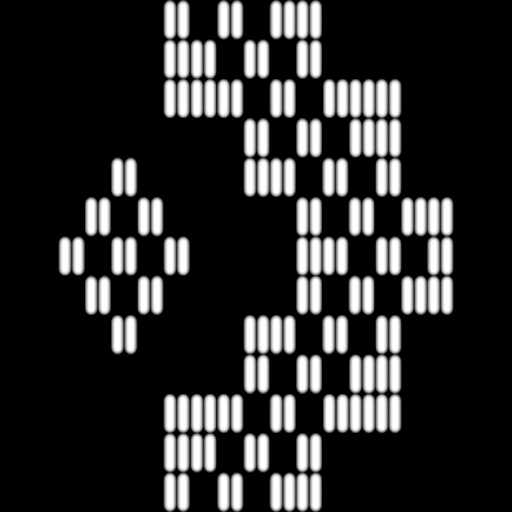
#> input picture resources/txpat_bantay_karaya_02.jpg, 1024 x 1024 px (shown at 1/2 size); its folder holds 4 pictures in this run
$ python TOC_pattern_algo.py
#> lines starting #> are read from the running program, lines starting #| are printed output that depends on the picture
import cv2
import numpy as np
import random
from PIL import Image
from os import listdir
from os.path import isfile, join

MY_PATH = "resources/"
FILE_LIST = [f for f in listdir(MY_PATH) if isfile(join(MY_PATH, f))]
IMG_SIZE = .1

def __main__():
    # CHOOSE FROM THESE
    # seq_patterns = [
    #     "abbbba",
    #     "ab",
    #     "abcbcbcba",
    #     "abababa",
    #     "abcbdeca",
    #     "abcbcbcbcbcba",
    #     "abcbcbca",
    #     "abcbcba",
    #     "abba",
    #     "abcbcba"
    # ]
    # CHOOSE PATTERN FROM LIST ABOVE
    for i in range(6):
        input_pattern = "abcbcba"
        chosen_shapes = choose_shapes(FILE_LIST, input_pattern)
        stacked_pattern = get_pattern_sequence(chosen_shapes, input_pattern)
        print(stacked_pattern)
        img = draw_stacked_patterns("FILIPINO TEXTILE PATTERN || Pattern of " + input_pattern, stacked_pattern)
        # TODO dir Image.open()
        img.save("{}_{}.jpeg".format(input_pattern, i))


def choose_shapes(sel_shape, pattern_type):
    # choosing the shapes to use
#> called with pattern_type = 'abcbcba'
    shape_num = len(set(pattern_type))
    shapes = []
    shape_chosen = random.sample(sel_shape, shape_num) # select random shapes
    for shape in shape_chosen:# read
        shapes.append(cv2.imread('resources/{}'.format(shape), 1))
    shapes = resize_shape(shapes)
    return shapes

def resize_shape(shapes):
    # resizing shapes
    for i in range(len(shapes)):
        shapes[i] = cv2.resize(shapes[i], (0,0), None, IMG_SIZE, IMG_SIZE)
    return shapes

def get_pattern_sequence(use_shape, sequence):
#> called with sequence = 'abcbcba'
    object_shape = []
    for i in use_shape:
        object_shape.append(i)
    pattern_sequence = []
    pattern_sequence = set_pattern_sequence(sequence, object_shape, pattern_sequence)

    return pattern_sequence

def set_pattern_sequence(seq, obj_shp, pat_seq):
#> called with seq = 'abcbcba'
    pattern_num = len(seq)
    for i in range(len(seq)):
        if seq == "abbbba":
            pat_seq = pattern_abbbba(pat_seq, obj_shp, i)
        elif seq == "ab":
            pat_seq = [obj_shp[0], obj_shp[1]]
        elif seq == "abcbcbcba":
            pat_seq = pattern_abcbcbcba(pat_seq, obj_shp, i)
        elif seq == "abababa":
            pat_seq = pattern_abababa(pat_seq, obj_shp, i)
        elif seq == "abcbdeca":
            pat_seq = pattern_abcbdeca(pat_seq, obj_shp, i)
        elif seq == "abcbcbcbcbcba":
            pat_seq = pattern_abcbcbcbcbcba(pat_seq, obj_shp, i)
        elif seq == "abcbcbca":
            pat_seq = pattern_abcbcbca(pat_seq, obj_shp, i)
        elif seq == "abcbcba":
            pat_seq = pattern_abcbcba(pat_seq, obj_shp, i)
        elif seq == "abba":
            pat_seq = pattern_abba(pat_seq, obj_shp, i)

    return  pat_seq

# test this out
# [85 lines left out: functions seq_alt_inner, seq_recur_inner, seq_alternating, seq_unorganized, pattern_abbbba, pattern_abcbcbcba and 4 more, not called in this run]

def pattern_abcbcba(pat_seq, obj_shp, i):
    if i == 0 : pat_seq.append(obj_shp[0])
    else:
        if i % 2 != 0:  pat_seq.append(obj_shp[1])
        else:  pat_seq.append(obj_shp[2])
    if i == 6: pat_seq.append(obj_shp[0])
    return pat_seq

# [6 lines left out: function pattern_abba, not called in this run]

def draw_stacked_patterns(pattern_name, stacked_pattern):
    pattern_sequence = np.hstack(stacked_pattern)
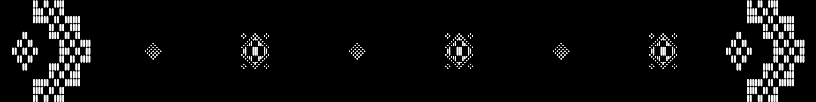
#> pattern_sequence: shape (102, 816, 3); min 0, max 255, mean 14.3
    # drawing the pattern
    cv2.imshow(pattern_name, pattern_sequence)
    # TODO export image
    #fpath = 'D:\SCHOOL\Theory_of_computation\research paper\resources\Figures\exported_new_pattern'
    #cv2.imwrite('export_test', pattern_sequence)
    im = Image.fromarray(pattern_sequence)
    #return im
    cv2.waitKey()


#> (the run stopped early here; a loop or call above may not have finished)
